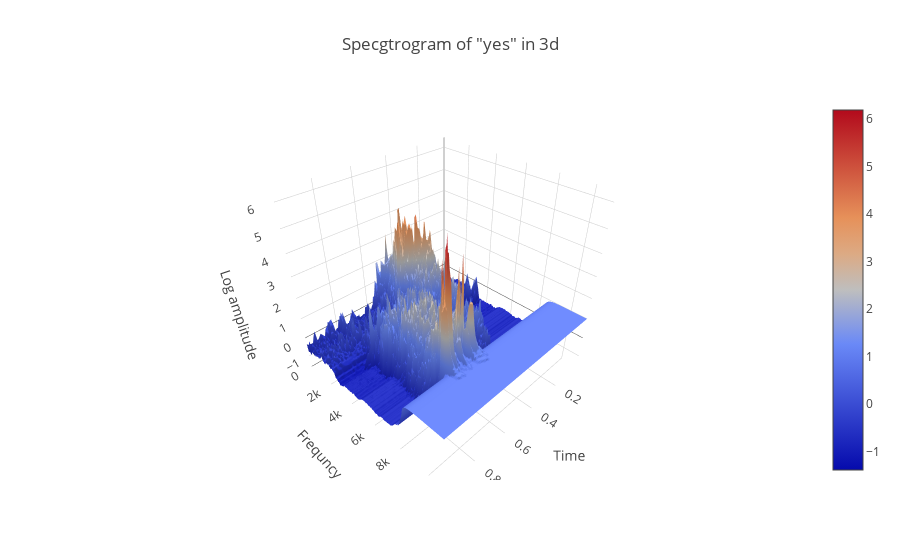

The code cell stored with this chart in its notebook:
### Markdown cell above
## 3. Spectrogram in 3d
<a id="3d"></a> 

By the way, times change, and the tools change. Have you ever seen spectrogram in 3d?

### Code cell
data = [go.Surface(x=times, y=freqs, z=spectrogram.T)]
layout = go.Layout(
title='Specgtrogram of "yes" in 3d',
scene = dict(
yaxis = dict(title='Frequncy', range=[freqs.min(),freqs.max()]),
xaxis = dict(title='Time', range=[times.min(),times.max()],),
zaxis = dict(title='Log amplitude'),
),
)
fig = go.Figure(data=data, layout=layout)
py.iplot(fig)

### Figure 1 — Plotly figure (JSON) as saved in the notebook; plotly's stock layout.template omitted (floating-point values rounded to 4 significant figures; data arrays with more than 128 entries replaced by an {"elided": "..."} marker saying what was removed)
{"data": [{"type": "surface", "uid": "bef53ed1-ca4b-4997-a096-762eb9c1e1b2", "x": [0.01, 0.02002, 0.03005, 0.04007, 0.05009, 0.06011, 0.07014, 0.08016, 0.09018, 0.1002, 0.1102, 0.1202, 0.1303, 0.1403, 0.1503, 0.1603, 0.1704, 0.1804, 0.1904, 0.2004, 0.2105, 0.2205, 0.2305, 0.2405, 0.2505, 0.2606, 0.2706, 0.2806, 0.2906, 0.3007, 0.3107, 0.3207, 0.3307, 0.3407, 0.3508, 0.3608, 0.3708, 0.3808, 0.3909, 0.4009, 0.4109, 0.4209, 0.431, 0.441, 0.451, 0.461, 0.471, 0.4811, 0.4911, 0.5011, 0.5111, 0.5212, 0.5312, 0.5412, 0.5512, 0.5612, 0.5713, 0.5813, 0.5913, 0.6013, 0.6114, 0.6214, 0.6314, 0.6414, 0.6515, 0.6615, 0.6715, 0.6815, 0.6915, 0.7016, 0.7116, 0.7216, 0.7316, 0.7417, 0.7517, 0.7617, 0.7717, 0.7817, 0.7918, 0.8018, 0.8118, 0.8218, 0.8319, 0.8419, 0.8519, 0.8619, 0.872, 0.882, 0.892, 0.902, 0.912, 0.9221, 0.9321, 0.9421, 0.9521, 0.9622, 0.9722, 0.9822], "y": {"elided": "221 int values"}, "z": {"elided": "221x98 float values"}}], "layout": {"scene": {"xaxis": {"range": [0.01, 0.9822], "title": {"text": "Time"}}, "yaxis": {"range": [0, 11000], "title": {"text": "Frequncy"}}, "zaxis": {"title": {"text": "Log amplitude"}}}, "title": {"text": "Specgtrogram of \"yes\" in 3d"}}}
